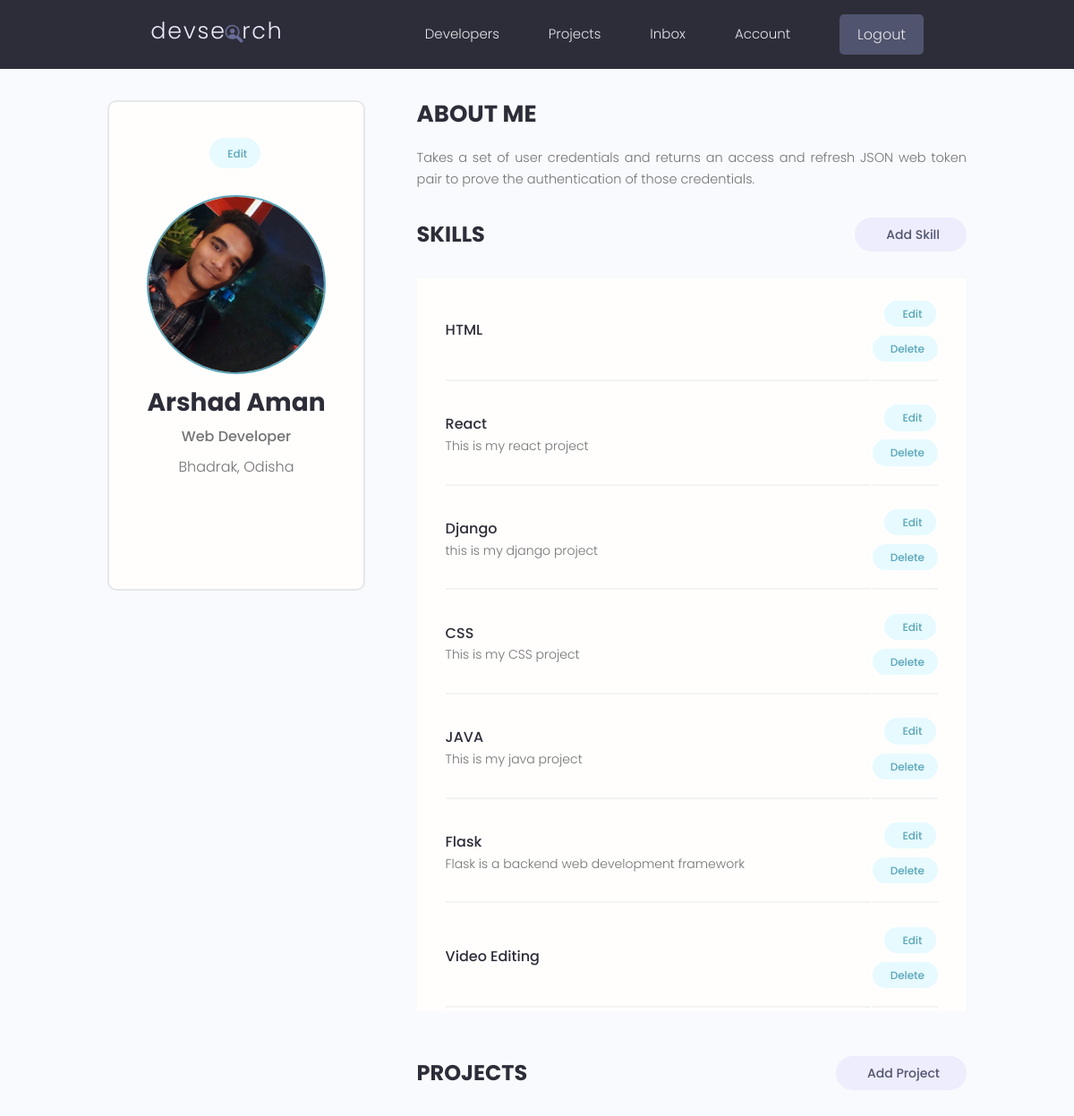
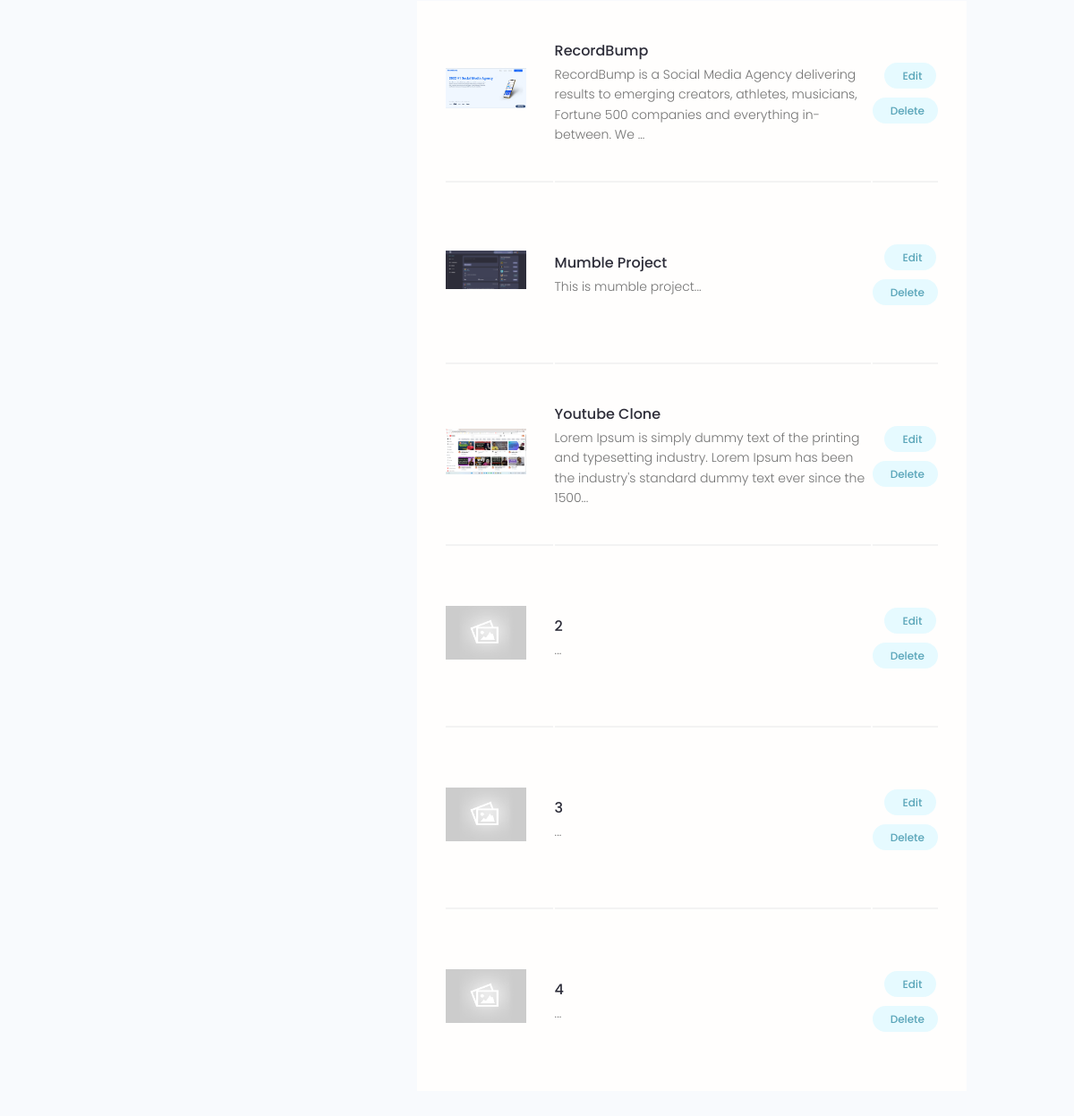
The app's page /account/ (signed in) with its own data (2 pictures, top to bottom).
### users/models.py (models this page shows, shortened)
class Profile(models.Model):
    user = models.OneToOneField(User, on_delete=models.CASCADE, null=True, blank=True)
    name = models.CharField(max_length=200, blank=True, null=True)
    username = models.CharField(max_length=200, blank=True, null=True, unique=True)
    location = models.CharField(max_length=200, blank=True, null=True)
    email = models.EmailField(max_length=500, blank=True, null=True)
    short_intro = models.CharField(max_length=200, blank=True, null=True)
    bio = models.TextField(blank=True, null=True)
    profile_image = models.ImageField(blank=True, null=True, upload_to = 'profiles/', default= 'profiles/user-default.png')
    social_github = models.CharField(max_length=200, blank=True, null=True)
    social_twitter = models.CharField(max_length=200, blank=True, null=True)
    social_instagram = models.CharField(max_length=200, blank=True, null=True)
    social_website = models.CharField(max_length=200, blank=True, null=True)
    social_linkedin = models.CharField(max_length=200, blank=True, null=True)
    id = models.UUIDField(default=uuid.uuid4, unique=True, primary_key=True, editable=False)
    created = models.DateTimeField(auto_now_add=True)

class Skill(models.Model):
    owner = models.ForeignKey(Profile, on_delete=models.CASCADE, null=True, blank=True)
    name = models.CharField(max_length=200, null=True, blank=True)
    description = models.TextField(null=True, blank=True)
    created = models.DateTimeField(auto_now_add=True)
    id = models.UUIDField(primary_key=True, unique=True, default=uuid.uuid4, editable=False)

### projects/models.py (models this page shows, shortened)
class Project(models.Model):
    owner = models.ForeignKey(Profile, null=True, blank=True, on_delete=models.CASCADE)
    title = models.CharField(max_length=200)
    desc = models.TextField(null= True, blank=True)
    featured_image = models.ImageField(null=True, blank = True, default = "default.jpg")
    demo_link = models.CharField(max_length=2000, blank=True, null=True)
    source_link = models.CharField(max_length=2000, blank=True, null=True)
    tags = models.ManyToManyField('Tag', blank=True)
    vote_total = models.IntegerField(default=0, null=True, blank=True)
    vote_ratio = models.IntegerField(default=0, null=True, blank=True)
    created = models.DateTimeField(auto_now_add=True)
    id = models.UUIDField(default=uuid.uuid4, unique=True, primary_key=True, editable=False)
    class Meta:
        ordering = ['-vote_ratio', '-vote_total', 'title']

### users/views.py (the view)
# urls.py: path('account/', views.userAccount, name='account'),
@login_required(login_url='login')
def userAccount(request):
    profile = request.user.profile
    skills = profile.skill_set.all()
    project = profile.project_set.all()
    context = {'profile': profile, 'skills': skills, 'project': project}
    return render(request, 'users/account.html', context)

### users/templates/users/account.html (shortened to what this page needs)
{% extends 'main.html' %}
{% block content %}
  <main class="settingsPage profile my-md">
    <div class="container">
      <div class="layout">
        <div class="column column--1of3">
          <div class="card text-center">
            <div class="card__body dev">
              <a class="tag tag--pill tag--main settings__btn" href="{% url 'edit-account' %}"> Edit</a>
              <img class="avatar avatar--xl dev__avatar" src="{{profile.profile_image.url}}" />
              <h2 class="dev__name">{{profile.name}}</h2>
              <p class="dev__title">{{profile.short_intro}}</p>
              <p class="dev__location">{{profile.location}}</p>
              <ul class="dev__social">
              </ul>
            </div>
          </div>
        </div>
        <div class="column column--2of3">
          <div class="devInfo">
            <h3 class="devInfo__title">About Me</h3>
            <p class="devInfo__about">
              {{profile.bio}}
            </p>
          </div>
          <div class="settings">
            <h3 class="settings__title">Skills</h3>
            <a class="tag tag--pill tag--sub settings__btn tag--lg" href="{% url 'add-skill' %}"> Add Skill</a>
          </div>
          <table class="settings__table">
            {% for skill in skills %}
            <tr>
              <td class="settings__tableInfo">
                <h4>{{skill.name}}</h4>
                {% if skill.description != "" %}
                <p>
                  {{skill.description}}
                </p>
                {% endif %}
              </td>
              <td class="settings__tableActions">
                <a class="tag tag--pill tag--main settings__btn" href="{% url 'edit-skill' skill.id %}"> Edit</a>
                <a class="tag tag--pill tag--main settings__btn" href="{% url 'delete-skill' skill.id %}?next=/account">
                  Delete</a>
              </td>
            </tr>
            <tr>
          {% endfor %}
          </table>
          <div class="settings">
            <h3 class="settings__title">Projects</h3>
            <a class="tag tag--pill tag--sub settings__btn tag--lg" href="{% url 'create-project' %}"> Add Project</a>
          </div>
          <table class="settings__table">
            {% for pro in project %}
            <tr>
              <td class="settings__thumbnail">
                <a href="single-project.html"><img src="{{pro.featured_image.url}}" alt="Project Thumbnail" /></a>
              </td>
              <td class="settings__tableInfo">
                <a href="{% url 'project' pro.id %}">{{pro.title}}</a>
                <p>
                  {{pro.desc|slice:"150"}}...
                </p>
              </td>
              <td class="settings__tableActions">
                <a class="tag tag--pill tag--main settings__btn" href="{% url 'update-project' pro.id %}"> Edit</a>
                <a class="tag tag--pill tag--main settings__btn" href="{% url 'delete-project' pro.id %}?next=/account">
                  Delete</a>
              </td>
            </tr>
            {% endfor %}
          </table>
        </div>
      </div>
    </div>
  </main>
{% endblock content %}

### static/style/app.css (style rules this page uses)
:root { --color-sub: #2d2d39; }
.card { border: 2px solid var(--color-light); }
img { width: 100%; }
.profile .card > .dev { padding: 4rem; }
.dev__avatar { display: block; margin: auto; }
.dev__name { color: var(--color-sub); font-size: 2.8rem; font-weight: 700; margin-top: 1rem; margin-bottom: 0.5rem; }
.dev__title { font-size: 1.6rem; font-weight: 500; line-height: 1.3; }
.dev__location { margin-top: 1rem; }
.dev__social { margin: 3rem 0; list-style: none; display: flex; justify-content: center; gap: 1.5rem; }
.devInfo { margin-bottom: 3rem; }
.devInfo__title, .devInfo__subtitle { font-size: 2.6rem; color: var(--color-sub); text-transform: uppercase; font-weight: 700; margin-bottom: 1.5rem; }
.devInfo__about, .devSkill__info { font-size: 1.45rem; line-height: 1.7; text-align: justify; }
.settingsPage .dev > .settings__btn { display: inline-block; margin-bottom: 3rem; }
.settings { display: flex; justify-content: space-between; align-items: center; }
.settings__title { font-size: 2.4rem; text-transform: uppercase; font-weight: 700; color: var(--color-sub); }
.settings__table { margin-top: 3rem; margin-bottom: 5rem; padding: 0 3rem; background: var(--color-white); }
.settings__table tr { width: 100%; }
.settings__table tr > td { padding: 2rem 0; }
.settings__table tr:not(:last-child) td { border-bottom: 2px solid var(--color-white-light); }
.settings__thumbnail { width: 23%; min-width: 10rem; }
.settings__thumbnail img { padding-right: 3rem; height: 15rem; object-fit: contain; }
.settings__tableInfo { width: 100%; }
.settings__tableInfo h4, .settings__tableInfo a { padding-right: 1rem; width: auto; font-size: 1.6rem; font-weight: 500; color: var(--color-sub); }
.settings__tableInfo p { font-size: 1.4rem; }
.settings__tableActions { text-align: right; }

### static/uikit/styles/modules/_variables.css (style rules this page uses)
:root { --color-main: #5aa5b9; --color-main-light: #e6faff; --color-sub: #3f4156; --color-sub-light: #51546e; --color-sub-lighter: #ededfd; --color-text: #737373; --color-gray: #8b8b8b; --color-light: #e5e7eb; --color-light-gray: #767676; --color-bg: #f8fafd; --color-white: #fffefd; --color-white-light: #f3f3f3; --color-success: #359e64; --color-success-bg: #def8e8; --color-error: #fc4b0b; --color-error-bg: #fff2ee; --font-base: 'Poppins', arial, helvetica, 'Segoe UI', roboto, ubuntu, sans-serif; --font-monospace: 'Fira Code', 'Courier New', courier, monospace; --font-regular: 300; --font-medium: 500; --font-bold: 700; --generic-shadow: 1px 1px 5px #00000010; --generic-transition: all 0.3s ease-in-out; }

### static/uikit/styles/modules/_base.css (style rules this page uses)
* { margin: 0; padding: 0; box-sizing: border-box; text-rendering: optimizeLegibility; color: inherit; font-size: inherit; }
html { font-size: 50%; }
@media only screen and (min-width: 480px) { html { font-size: 56.25%; } }
@media only screen and (min-width: 1200px) { html { font-size: 62.5%; } }
body { line-height: 1.6; font-weight: 400; font-size: 1.5rem; color: var(--color-text); background-color: var(--color-bg); min-height: 100vh; }

### static/uikit/styles/modules/_typography.css (style rules this page uses)
* { font-family: var(--font-base); }
h2 { font-size: 3.6rem; font-weight: var(--font-bold); }
h3 { font-size: 3.2rem; font-weight: var(--font-medium); }
h4 { font-size: 2.8rem; font-weight: var(--font-medium); }
p, span, strong { font-size: 1.6rem; color: var(--color-text); font-weight: var(--font-regular); }
a { padding-bottom: 2px; text-decoration: none; display: inline-block; color: var(--color-main); font-weight: var(--font-medium); }

### static/uikit/styles/modules/_utilities.css (style rules this page uses)
.container { width: 92%; max-width: 165rem; margin: 0 auto; box-sizing: border-box; }
@media screen and (min-width: 1000px) { .container { width: 90%; } }
@media screen and (min-width: 1200px) { .container { width: 80%; } }
.text-center { text-align: center; }
.my-md { margin: 3rem auto; }

### static/uikit/styles/modules/_avatar.css (style rules this page uses)
.avatar { border-radius: 50%; border: 2px solid var(--color-main); object-fit: cover; }
.avatar--xl { height: 20rem; width: 20rem; }

### static/uikit/styles/modules/_card.css (style rules this page uses)
.card { border-radius: 1rem; background-color: var(--color-white); border: 1.5px solid var(--color-light); width: auto; height: auto; margin-top: 0.5rem; margin-bottom: 0.5rem; overflow: hidden; }
.card__body, .card__header { padding: 2rem 2.5rem; }

### static/uikit/styles/modules/_layout.css (style rules this page uses)
.layout { display: flex; flex-flow: row wrap; justify-content: space-between; }
.layout > .column { margin-bottom: 3rem; }
.layout > .column.column--1of3 { flex-basis: 30%; }
.layout > .column.column--2of3 { flex-basis: 64%; }

### records on screen
Profile: profile_image (picture), name "Arshad Aman", short_intro "Web Developer", location "Bhadrak, Odisha", bio "Takes a set of user credentials and returns an access and refresh JSON web token pair to prove the authentication of those credentials."
Skill: name "HTML"
Skill: name "React", description "This is my react project"
Skill: name "Django", description "this is my django project"
Skill: name "CSS", description "This is my CSS project"
Skill: name "JAVA", description "This is my java project"
Skill: name "Flask", description "Flask is a backend web development framework"
Skill: name "Video Editing"
Project: featured_image (picture), title "RecordBump", desc "RecordBump is a Social Media Agency delivering results to emerging creators, athletes, musicians, Fortune 500 companies and everything in-between. We"
Project: featured_image (picture), title "Mumble Project", desc "This is mumble project"
Project: featured_image (picture), title "Youtube Clone", desc "Lorem Ipsum is simply dummy text of the printing and typesetting industry. Lorem Ipsum has been the industry's standard dummy text ever since the 1500"
Project: featured_image (placeholder picture), title "2"
Project: featured_image (placeholder picture), title "3"
Project: featured_image (placeholder picture), title "4"
